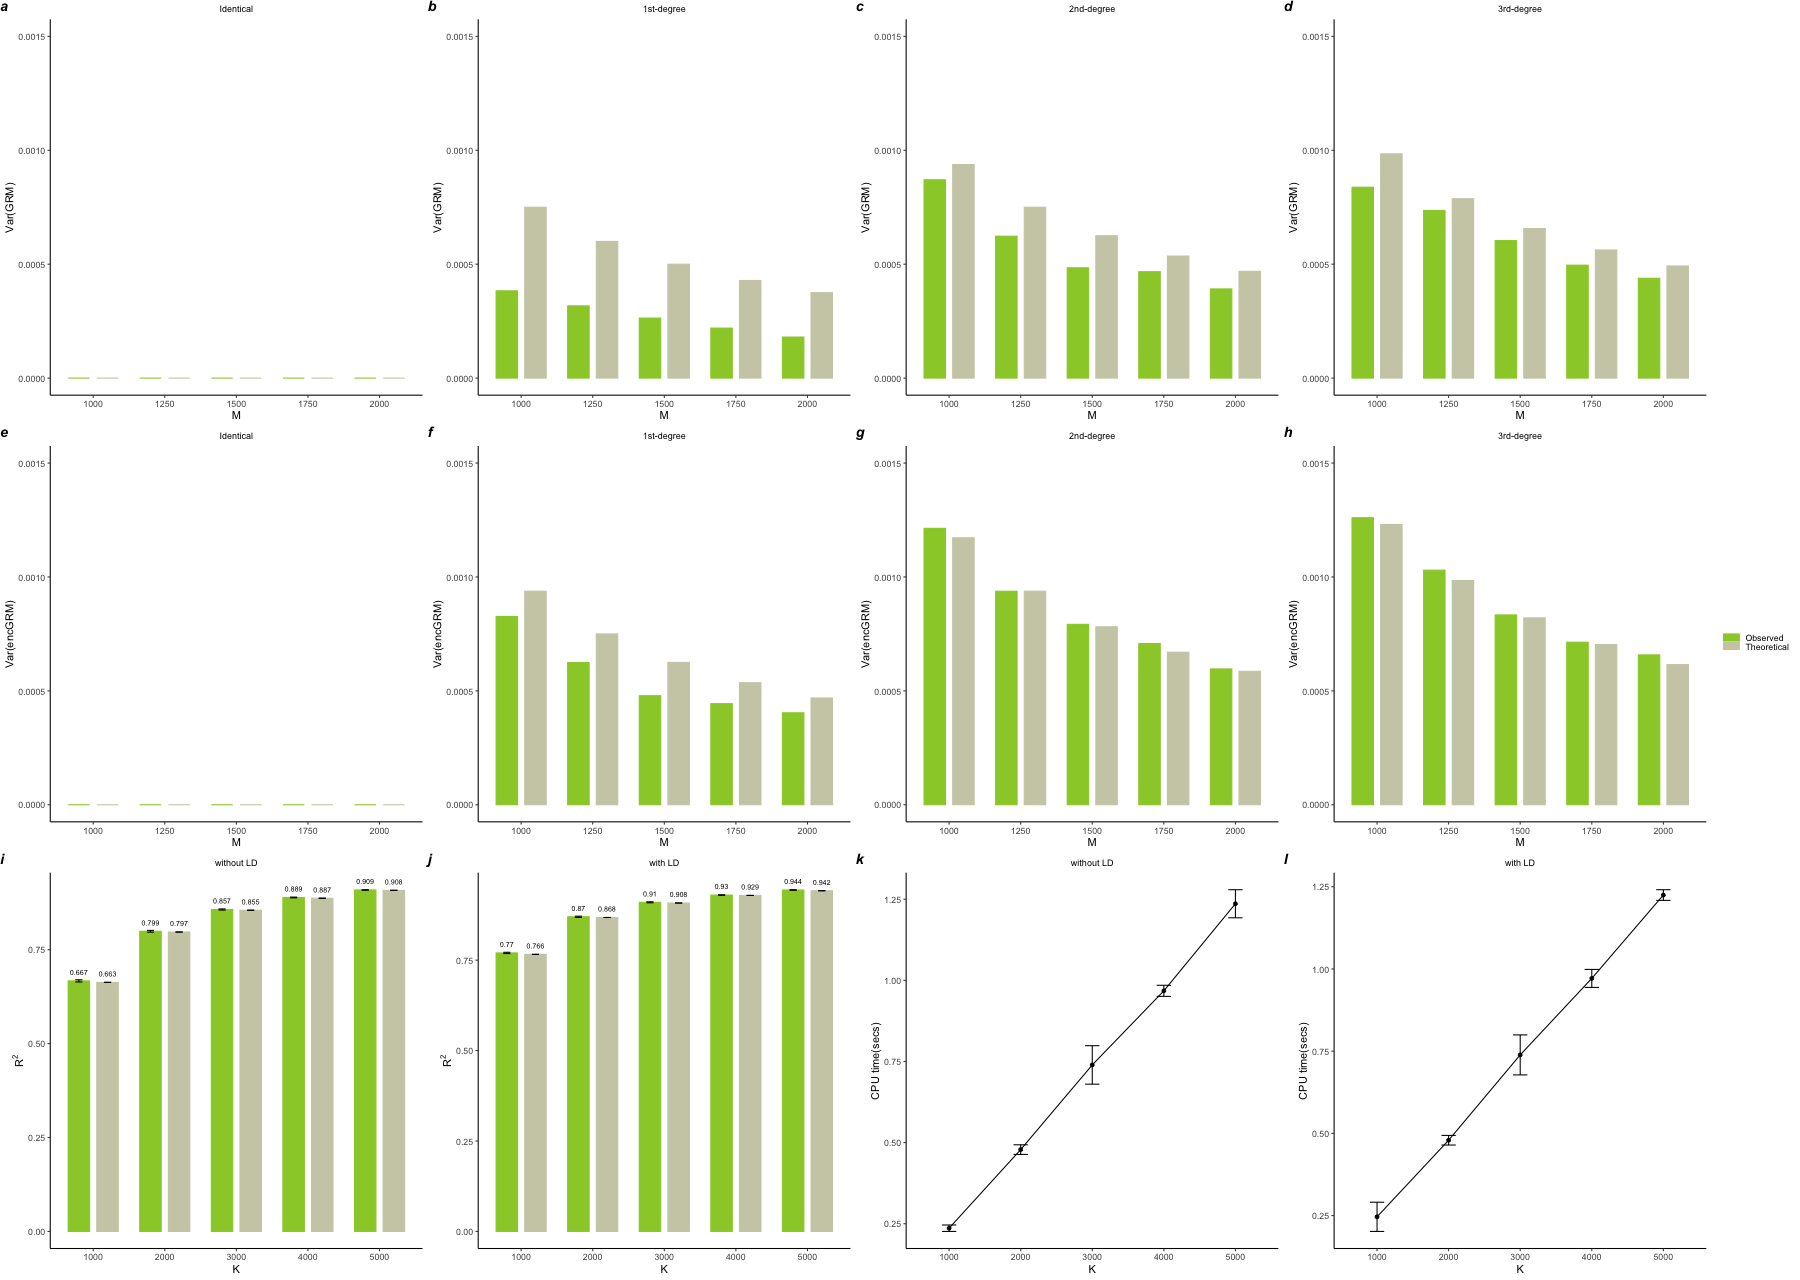

Source code (R):
## Figure S2 Validation for the sampling variance for GRM and encGRM
## encGRMsource.R includes functions:
##                RandomMatrixEncryption()
##                GenerateGeno()
##                GenerateGeno_r()
##                DprimetoD()
##                GenerateLDGeno()

setwd("~/Desktop/")
source("source.R")
library(ggplot2)
library(egg)

color = c("olivedrab3","lightyellow3")
#### FigS2 a-d ####
n1 = 1000                       # sample size for pop 1
n2 = 1000                       # sample size for pop 2
Mvec = seq(1000, 2000, 250)     # number of markers
Mnum = length(Mvec)
p = list()
for(r in 0:3)
{
  rst = vector()
  title = c("Identical","1st-degree","2nd-degree","3rd-degree")[r+1]
  for(i in 1:Mnum)
  {
    M = Mvec[i]
    freq = runif(M, 0.05, 0.5)
    ## r-degree relatives
    Gr = GenerateGeno_r(freq, n1, r, FALSE)
    X1 = Gr[[1]]
    X2 = Gr[[2]]
    X1 = t(apply(X1, 1, scale))
    X2 = t(apply(X2, 1, scale))
    ## GRM calculated from individual genotype
    K12 = tcrossprod(X1, X2) / M
    rst = c(rst, var(diag(K12)))
  }
  dt = data.frame(grp = rep(c("Theoretical", "Observed"), each = Mnum),
                  r = r,
                  M = as.factor(rep(Mvec, 2)),
                  var = c((1-(0.5)^r)/Mvec, rst))
  p[[r+1]] = ggplot(data = dt, aes(x=M, y=var, color=grp, fill=grp))+
    geom_bar(stat="identity", width = 0.6, position=position_dodge(width = 0.8))+
    scale_color_manual(values=color, name="") +
    scale_fill_manual(values=color, name="") +
    scale_y_continuous(limits = c(0,0.001))+
    labs(title = title,
         y="Var(GRM)")+
    theme_article()+
    theme(plot.title = element_text(hjust = 0.5, size=9),
          axis.line = element_line(colour = "black"),
          panel.border = element_blank())
}


#### FigS2 e-h ####
n1 = 1000                       # sample size for pop 1
n2 = 1000                       # sample size for pop 2
Mvec = seq(1000, 2000, 250)     # number of markers
Kvec = ceiling(Mvec/(1/0.8-1))  # column numbers of random matrix
Mnum = length(Mvec)
q = list()
for(r in 0:3)
{
  rst = vector()
  title = c("Identical","1st-degree","2nd-degree","3rd-degree")[r+1]
  for(i in 1:Mnum)
  {
    M = Mvec[i]
    K = Kvec[i]
    freq = runif(M, 0.05, 0.5)
    ## r-degree relatives
    Gr = GenerateGeno_r(freq, n1, r, FALSE)
    X1 = Gr[[1]]
    X2 = Gr[[2]]
    X1 = scale(X1)
    X2 = scale(X2)
    ## encryption
    S = matrix(rnorm(M*K,sd=sqrt(1/M)), M, K)
    X1hat = tcrossprod(X1, t(S))
    X2hat = tcrossprod(X2, t(S))
    X1hat = t(apply(X1hat, 1, scale))
    X2hat = t(apply(X2hat, 1, scale))      
    ## encGRM calculated from encrypted genotype
    K12hat = tcrossprod(X1hat, X2hat) / K
    rst = c(rst, var(diag(K12hat)))
  }
  dt = data.frame(grp = rep(c("Theoretical", "Observed"), each = Mnum),
                  r = r,
                  M = as.factor(rep(Mvec, 2)),
                  var = c((1-(0.5)^r)/Mvec+(1-(0.5)^r)/Kvec, rst))
  q[[r+1]] = ggplot(data = dt, aes(x=M, y=var, color=grp, fill=grp))+
    geom_bar(stat="identity", width = 0.6, position=position_dodge(width = 0.8))+
    scale_color_manual(values=color, name="") +
    scale_fill_manual(values=color, name="") +
    scale_y_continuous(limits = c(0,0.0015))+
    labs(title = title,
         y="Var(encGRM)")+
    theme_article()+
    theme(plot.title = element_text(hjust = 0.5, size=9),
          axis.line = element_line(colour = "black"),
          panel.border = element_blank())
}

#### FigS2 i-l ####
n1 = 200                        # sample size for pop 1
n2 = 200                        # sample size for pop 2
M  = 500                        # number of markers
freq = runif(M, 0.05, 0.5)      # maf for markers
Kvec = seq(2*M, 10*M, 2*M)      # column numbers of random matrix
knum = length(Kvec)
count = 20                      # repeats

## genotype without LD
X1 = GenerateGeno(freq, n1)
X2 = GenerateGeno(freq, n2)
X1 = scale(X1)
X2 = scale(X2)
K21 = tcrossprod(X2, X1) / M
K11 = tcrossprod(X1, X1) / M
Me = 1/var(K11[lower.tri(K11)])
corrK21 = matrix(NA, knum, count)
time_LE = matrix(NA, knum, count)
for(c in 1:count)
{
  for(i in 1:knum)
  {
    t0 = proc.time()
    K = Kvec[i]
    A = RandomMatrixEncryption(X1, X2, M, K, FALSE)
    K21hat = tcrossprod(A[[2]], A[[1]])/ K
    t1 = proc.time()
    time_LE[i,c] = (t1-t0)[1]
    corrK21[i,c] = cor(as.vector(K21), as.vector(K21hat))^2
  }
}
corr2 = data.frame(grp=rep(c("observed","theoretical"), each=knum), K=as.factor(rep(Kvec, 2)), 
                   rsq=c(apply(corrK21, 1, mean), 1/(1+Me/Kvec)),
                   sd=c(apply(corrK21, 1, sd), rep(0,knum)))

## genotype with LD
Dprime = runif(M, 0.5, 0.9)
ld = DprimetoD(freq, Dprime)
X1 = GenerateLDGeno(freq, ld, n1)
X2 = GenerateLDGeno(freq, ld, n2)
X1 = scale(X1)
X2 = scale(X2)
K21 = tcrossprod(X2, X1) / M
K11 = tcrossprod(X1, X1) / M
Me = 1/var(K11[lower.tri(K11)])
corrK21 = matrix(NA, knum, count)
time_LD = matrix(NA, knum, count)
for(c in 1:count)
{
  for(i in 1:knum)
  {
    t0 = proc.time()
    K = Kvec[i]
    A = RandomMatrixEncryption(X1, X2, M, K, FALSE)
    K21hat = tcrossprod(A[[2]], A[[1]])/ K
    corrK21[i,c] = cor(as.vector(K21), as.vector(K21hat))^2
    t1 = proc.time()
    time_LD[i,c] = (t1-t0)[1]
  }
}
corr1 = data.frame(grp=rep(c("observed","theoretical"), each=knum), K=as.factor(rep(Kvec, 2)), 
                   rsq=c(apply(corrK21, 1, mean), 1/(1+Me/Kvec)),
                   sd=c(apply(corrK21, 1, sd), rep(0,knum)))

## plot rsq
corr1$rsq = round(corr1$rsq,3)
corr2$rsq = round(corr2$rsq,3)
p1 = ggplot(corr2, aes(x=K, y=rsq, fill=grp, color=grp))+
  geom_bar(stat="identity", width = 0.6, position=position_dodge(width = 0.8))+
  geom_errorbar(aes(ymin=rsq-sd, ymax=rsq+sd), color="black", width=0.2, position=position_dodge(0.8))+
  geom_text(aes(label=round(rsq,4)),vjust=-1.2, color="black", size=2.5, position=position_dodge(0.8))+
  scale_color_manual(values=color, name="") +
  scale_fill_manual(values=color, name="") +
  labs(title = "without LD",
       y=expression(R^2))+
  theme_article()+
  theme(legend.position = "none", 
        plot.title = element_text(hjust = 0.5, size = 9), 
        axis.line = element_line(colour = "black"),
        panel.border = element_blank()) 
p2 = ggplot(corr1, aes(x=K, y=rsq, fill=grp, color=grp))+
  geom_bar(stat="identity", width = 0.6, position=position_dodge(width = 0.8))+
  geom_errorbar(aes(ymin=rsq-sd, ymax=rsq+sd), color="black", width=0.2, position=position_dodge(0.8))+
  geom_text(aes(label=round(rsq,4)),vjust=-1.2, color="black", size=2.5, position=position_dodge(0.8))+
  scale_color_manual(values=color, name="") +
  scale_fill_manual(values=color, name="") +
  labs(title = "with LD",
       y=expression(R^2))+
  theme_article()+
  theme(legend.position = "none", 
        plot.title = element_text(hjust = 0.5, size = 9), 
        axis.line = element_line(colour = "black"),
        panel.border = element_blank()) 

## plot time
time1 = data.frame(K=as.factor(Kvec), t=apply(time_LE, 1, mean), sd=apply(time_LE, 1, sd))
time2 = data.frame(K=as.factor(Kvec), t=apply(time_LD, 1, mean), sd=apply(time_LD, 1, sd))
p3 = ggplot(time1, aes(x=K, y=t, group=1))+
  geom_point()+
  geom_line()+
  geom_errorbar(aes(ymin=t-sd, ymax=t+sd), width=.2,
                position=position_dodge(0.05))+
  labs(title = "without LD",
       y="CPU time(secs)")+
  theme_article()+
  theme(legend.position = "bottom", 
        plot.title = element_text(hjust = 0.5, size=9), 
        axis.line = element_line(colour = "black"),
        panel.border = element_blank()) 

p4 = ggplot(time2, aes(x=K, y=t, group=1))+
  geom_point()+
  geom_line()+
  geom_errorbar(aes(ymin=t-sd, ymax=t+sd), width=.2,
                position=position_dodge(0.05))+
  labs(title = "with LD",
       y="CPU time(secs)")+
  theme_article()+
  theme(legend.position = "bottom", 
        plot.title = element_text(hjust = 0.5, size = 9), 
        axis.line = element_line(colour = "black"),
        panel.border = element_blank()) 


png("FigS2.png", width = 1800, height = 1280)
ggarrange(p[[1]]+theme(legend.position = "none"),
          p[[2]]+theme(legend.position = "none"),
          p[[3]]+theme(legend.position = "none"),
          p[[4]]+theme(legend.position = "none"),
          q[[1]]+theme(legend.position = "none"),
          q[[2]]+theme(legend.position = "none"),
          q[[3]]+theme(legend.position = "none"),
          q[[4]]+theme(legend.position = "right"),
          p1, p2, p3, p4, ncol=4,
          labels = c("a","b","c","d","e","f","g","h","i","j","k","l"))
dev.off()

